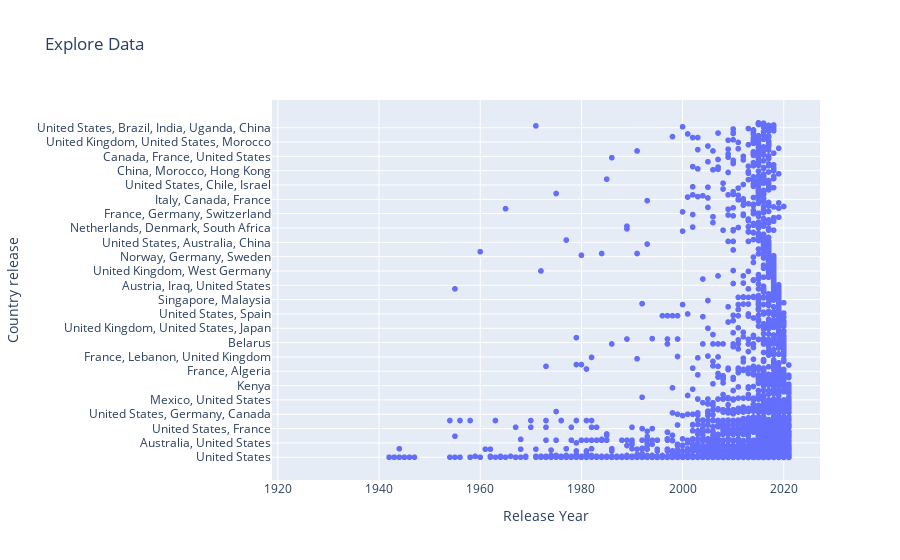

The notebook cell saved with this chart:
### Markdown cell above
# Explore: Enable zooming and panning to explore data in detail.
## Notes
- Type: Any plot that supports zooming and panning (e.g., scatter plot, line plot).
- Justification: Users can zoom in/out and pan to explore specific regions of the plot.

### Code cell
import plotly.express as px

# fig = px.scatter(df, x='release_year', y='country')
# fig.update_layout(title='Explore Data', xaxis_title='Release Year', yaxis_title='Country release' )
# fig.show()

fig = px.scatter(df, x='release_year', y='country', title='Explore Data',
                 labels={'release_year': 'Release Year', 'country': 'Country release'}, hover_data={'title': False},
                 hover_name='title')

# Update layout
fig.update_layout(title='Explore Data', xaxis_title='Release Year', yaxis_title='Country release')

# Show plot
fig.show()

# Hover on the plot to get the options to zoom

### Figure 1 — Plotly figure (JSON) as saved in the notebook; plotly's stock layout.template omitted (floating-point values rounded to 4 significant figures; data arrays with more than 128 entries replaced by an {"elided": "..."} marker saying what was removed)
{"data": [{"customdata": {"elided": "8807x1 str values"}, "hovertemplate": "<b>%{hovertext}</b><br><br>Release Year=%{x}<br>Country release=%{y}<extra></extra>", "hovertext": {"elided": "8807 str values"}, "legendgroup": "", "marker": {"color": "#636efa", "symbol": "circle"}, "mode": "markers", "name": "", "showlegend": false, "type": "scattergl", "x": {"elided": "8807 int values"}, "xaxis": "x", "y": {"elided": "8807 str values"}, "yaxis": "y"}], "layout": {"legend": {"tracegroupgap": 0}, "title": {"text": "Explore Data"}, "xaxis": {"anchor": "y", "domain": [0, 1], "title": {"text": "Release Year"}}, "yaxis": {"anchor": "x", "domain": [0, 1], "title": {"text": "Country release"}}}}
